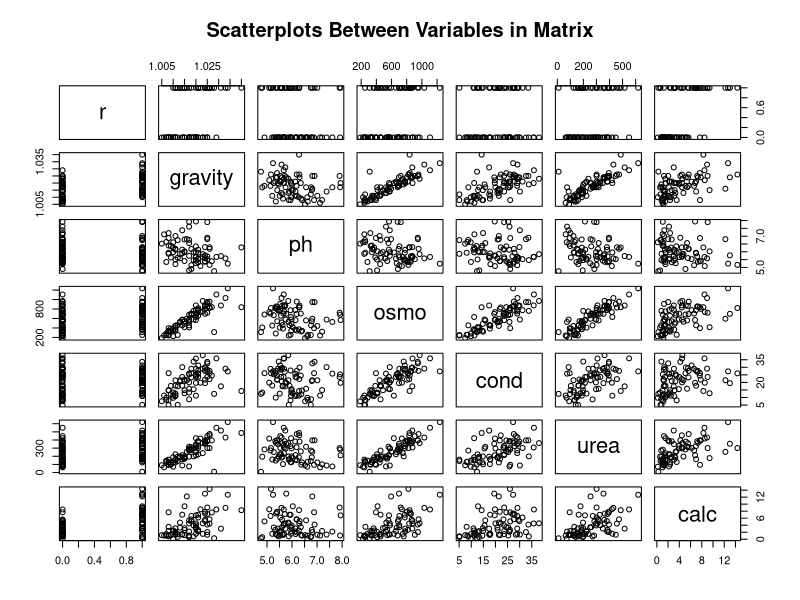
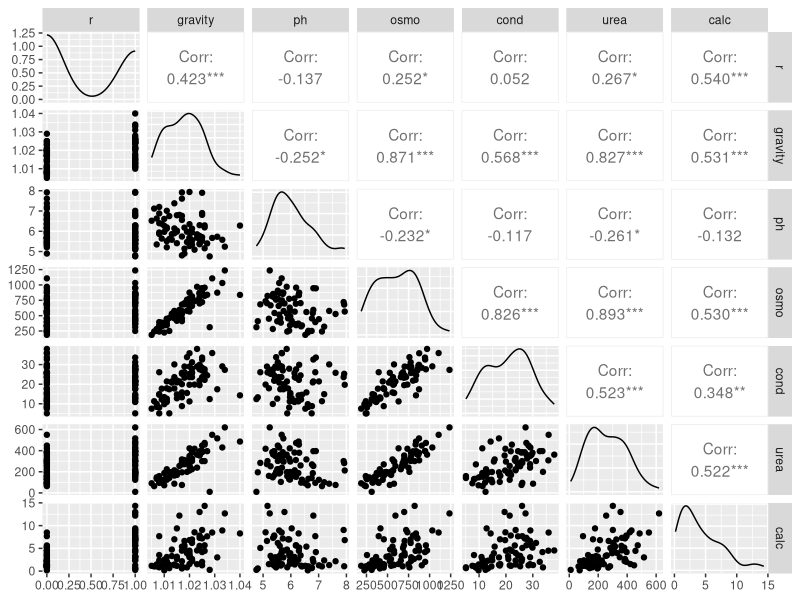
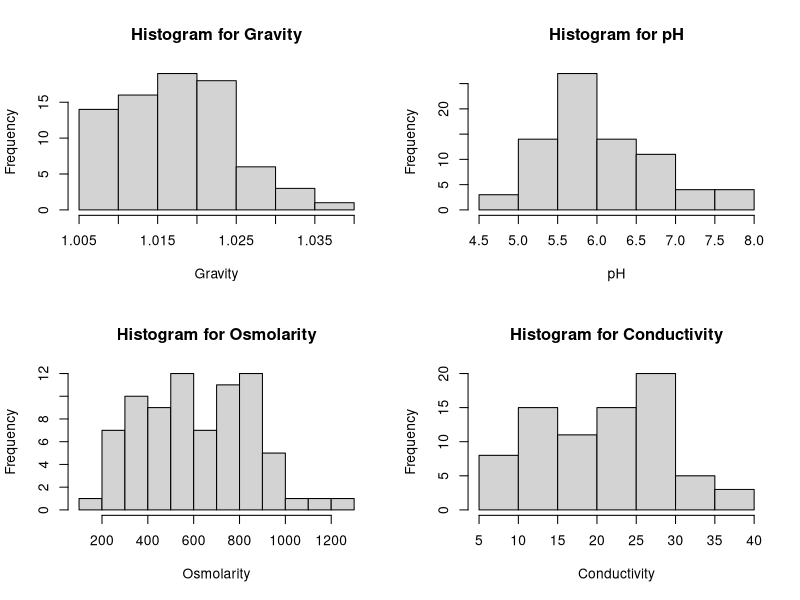
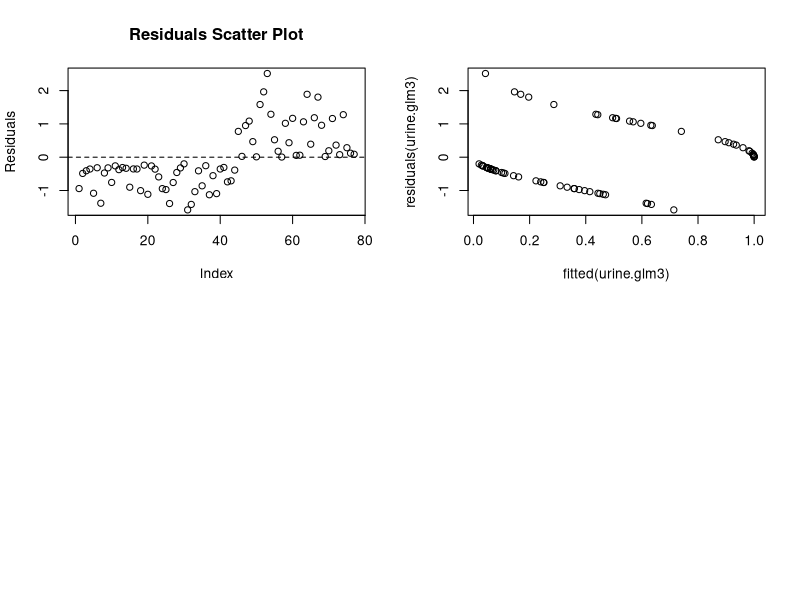
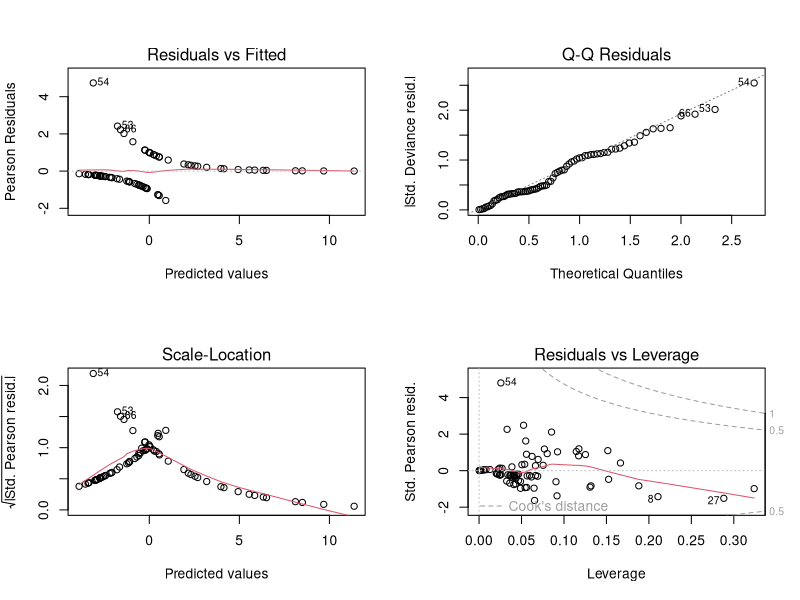
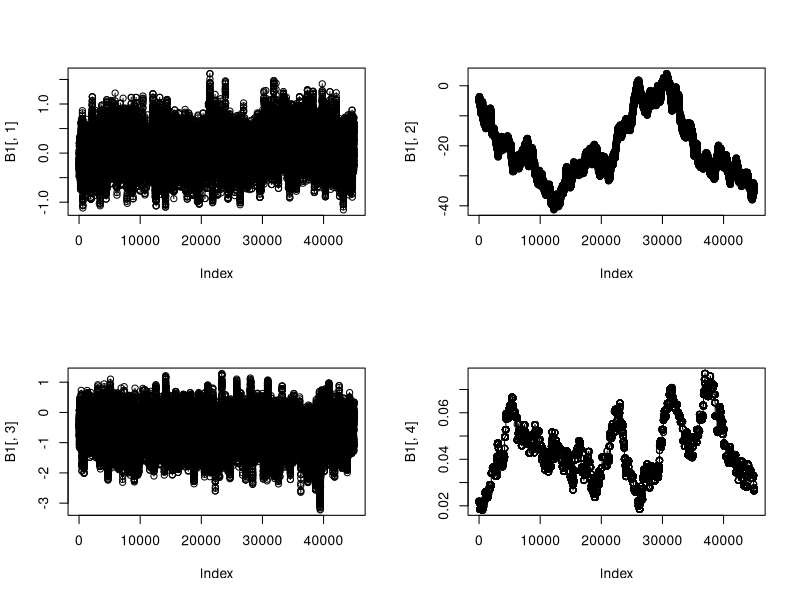
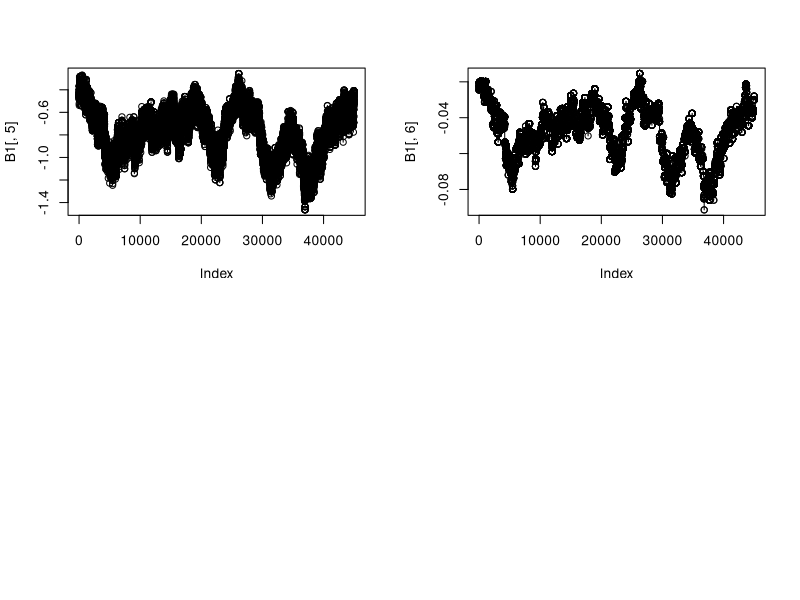
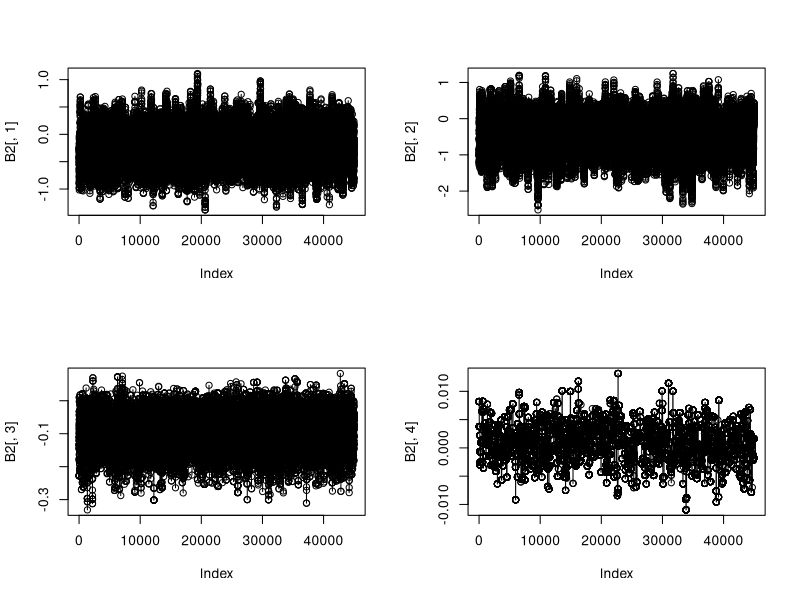

These figures' R source, in order:
## ---- chunk 1
# import library and see the first 6 rows of urine data
library(boot)
library(ggplot2)
library(GGally)
library(arm)
library(coda)
urine <- boot::urine  # Load data
head(urine)
summary(urine)

# Look at help file for more info
# ?urine
## ---- chunk 2
# Remove missing values
DATA = na.omit(urine)
dim(DATA)    # Check dimension
## ---- chunk 3
# Look at pairwise scatterplot to see the correlations between variables
pairs(DATA,main = "Scatterplots Between Variables in Matrix") # Change labels of diagonal
ggpairs(DATA)

# Histograms for each variable
par(mfrow=c(2,2))
hist(DATA$gravity, main="Histogram for Gravity", xlab="Gravity")
hist(DATA$ph,  main="Histogram for pH", xlab="pH")
hist(DATA$osmo,  main="Histogram for Osmolarity", xlab="Osmolarity")
hist(DATA$cond,  main="Histogram for Conductivity", xlab="Conductivity")
## ---- chunk 4
# Frequentist regression model(large estimate of regression coefficient)
# model for including all variables 
urine.glm <- glm(r ~ gravity + ph + osmo + cond + urea + calc, family = binomial, data = DATA)
summary(urine.glm)
coef(urine.glm)
## ---- chunk 5
# Remove the predictor that has the highest p-value which is pH
urine.glm2 <- glm(r ~ gravity+cond+osmo+urea+calc, family = binomial, data = DATA)
summary(urine.glm2)
## ---- chunk 6
urine.glm3 <- glm(r ~ gravity+cond+urea+calc, family = binomial, data = DATA)
summary(urine.glm3)
## ---- chunk 7
# Residuals Scatter Plot
plot(residuals(urine.glm3),xlab="Index",ylab="Residuals",main="Residuals Scatter Plot")
abline(h=0,lty=2)

plot(fitted(urine.glm3), residuals(urine.glm3))
## ---- chunk 8
par(mfrow=c(2,2))
plot(urine.glm3)
## ---- chunk 9
# head(fortify(urine.glm2))
# 
# resid(urine.glm2) #List of residuals
# plot(density(resid(urine.glm2))) #A density plot
# qqnorm(resid(urine.glm2)) # A quantile normal plot - good for checking normality
# qqline(resid(urine.glm2))
## ---- chunk 10
# A function to evaluate the log of the posterior density
logP=function(y,X,b,b0,varB){
  Xb=X%*%b
  theta=exp(Xb)/(1+exp(Xb))
  logLik=sum( dbinom(x=y,p=theta,size=1,log=T)  )
  logPrior=sum(  dnorm(x=b,sd=sqrt(varB),mean=b0,log=T))
  return(logLik+logPrior)
}


logisticRegressionBayes=function(y,X,nIter=70000,V=.02,varB=rep(10000,ncol(X)),b0=rep(0,ncol(X))){
 
  ####### Arguments #######################
  # y  a vector with 0/1 values
  # X  incidence matrix fo effects
  # b0,varB, the prior mean and prior variance bj~N(b0[j],varB[j])
  # V the variance of the normal distribution used to generate candidates~N(b[i-1],V)
  # nIter: number of iterations of the sampler
  # Details: generates samples from the posterior distribution of a logistic regression using a Metropolis algorithm
  #########################################
    
  # A matrix to store samples
   p=ncol(X)
   B=matrix(nrow=nIter,ncol=p)
   colnames(B)=colnames(X)
 
  # A vector to trace acceptancve
   accept=matrix(nrow=nIter,ncol=p,NA)
   accept[1,]=TRUE 
   
  # Initialize
   B[1,]=0
   B[1,1]=log(mean(y)/(1-mean(y)))
   b=B[1,]
  for(i in 2:nIter){
    
    for(j in 1:p){
      candidate=b
      candidate[j]=rnorm(mean=b[j],sd=sqrt(V),n=1)
 
      logP_current=logP(y,X,b0=b0,varB=varB,b=b)
      logP_candidate=logP(y,X,b0=b0,varB=varB,b=candidate)
      r=min(1,exp(logP_candidate-logP_current))
      delta=rbinom(n=1,size=1,p=r)
   
      accept[i,j]=delta
   
     if(delta==1){ b[j]=candidate[j] }
    }
    B[i,]=b
    if(i%%1000==0){
      message(" Iteration ",i)
    }
 
  }
  
  return(list(B=B,accept=accept))
}

Z=as.matrix(model.matrix(~gravity + ph + osmo + cond + urea + calc,data=DATA))[,-1]
Z=scale(Z,center=T,scale=F)
samples=logisticRegressionBayes(y=DATA$r,X=cbind(1,Z),nIter=50000)
#B = samples$B[-(1:5000),]
#summary(as.mcmc(B))

## ---- chunk 11
Z1=as.matrix(model.matrix(~gravity + ph + osmo + cond + urea + calc,data=DATA))[,-1]
Z1=scale(Z1,center=T,scale=F)
samples_Z1=logisticRegressionBayes(y=DATA$r,X=cbind(1,Z1),nIter=50000)
B1 = samples_Z1$B[-(1:5000),]
summary(as.mcmc(B1))
plot(B1[,1],type="o")
plot(B1[,2],type="o")
plot(B1[,3],type="o")
plot(B1[,4],type="o")
plot(B1[,5],type="o")
plot(B1[,6],type="o")
## ---- chunk 12
Z2=as.matrix(model.matrix(~ph + cond + urea + calc,data=DATA))[,-1]
Z2=scale(Z2,center=T,scale=F)
samples_Z2=logisticRegressionBayes(y=DATA$r,X=cbind(1,Z2),nIter=50000)

B2= samples_Z2$B[-(1:5000),]
summary(as.mcmc(B2))
par(mfrow=c(2,2))
plot(B2[,1], type = 'o')
plot(B2[,2], type = 'o')
plot(B2[,3], type = 'o')
plot(B2[,4], type = 'o')

## ---- chunk 13
v=c(.1,.001,.0001,.00005)
result=cbind(rep(rep(NA,4)),NA,NA)
row.names(result)=v
colnames(result)=c("acceptance rate","lag-50 correlation","effective size") 
for(i in 1:length(v)){
  samples=logisticRegressionBayes(y=DATA$r, X=cbind(1,Z2), nIter = 55000, V= v[i])
  B=samples$B[-(1:5000),] 
  result[i,1]=sum(samples$accept)/length(samples$accept) 
  result[i,2]=autocorr(as.mcmc(B)[,5],lags=50) 
  result[i,3]=effectiveSize(as.mcmc(B))[5]
 } 
result
## ---- chunk 14
bayes.glm1 <- bayesglm(r ~ gravity + ph + osmo + cond + urea + calc, family = binomial, data = DATA)
summary(bayes.glm1)
## ---- chunk 15
bayes.glm2 <- bayesglm(r ~ gravity + ph + cond + urea + calc, family = binomial, data = DATA)
summary(bayes.glm2)
## ---- chunk 16
bayes.glm3 <- bayesglm(r ~ gravity + cond + urea + calc, family = binomial, data = DATA)
summary(bayes.glm3)
## ---- chunk 17
# compare the two models
fm <-  exp(predict(urine.glm3))/(1+exp(predict(urine.glm3)))
bayes <-  exp(predict(bayes.glm3))/(1+exp(predict(bayes.glm3)))

bay0 = 0
fm0 = 0

for(i in 1:length(DATA$r)){
  if(fm[i]<0.5 & DATA$r[i]==0){
    fm0 = fm0 + 1
  }
  else if (fm[i]>=0.5 & DATA$r[i]==1){
    fm0 = fm0 + 1
  }
  if(bayes[i]>=0.5 & DATA$r[i]==0){
    bay0 = bay0 +1
  }
  else if(bayes[i]<0.5 & DATA$r[i]==0){
    bay0 = bay0+1
  }
}
fm0
bay0

fm_accuracy <- fm0/77
bayes_accuracy <- bay0/77
fm_accuracy
bayes_accuracy
